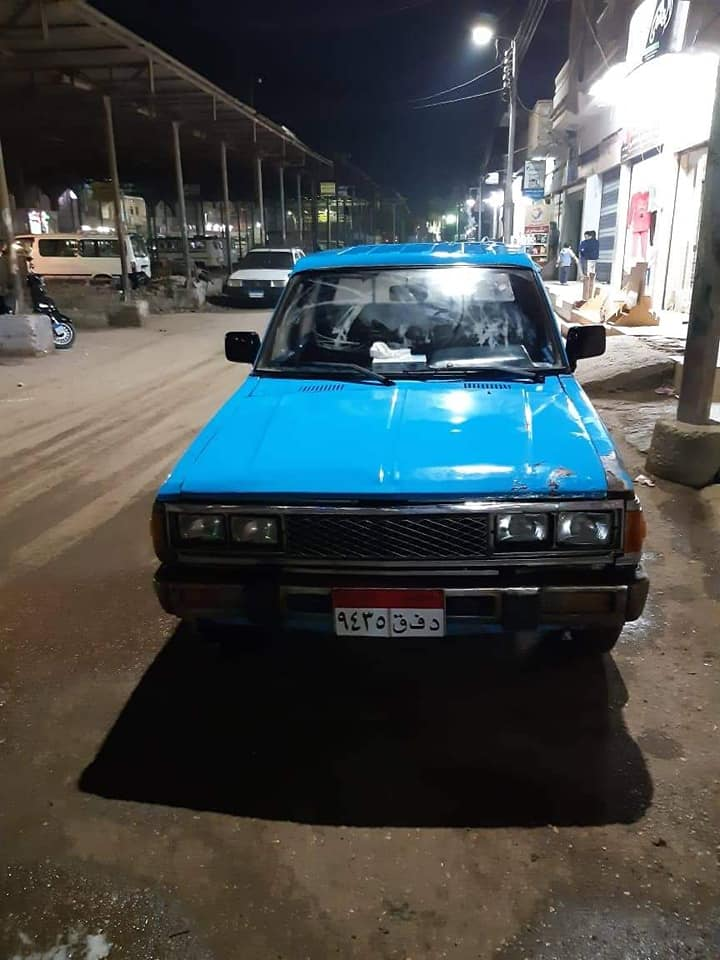
#> input picture data/Vehicles/0036.jpg, 720 x 960 px, given in place of 0001.jpg, which was not available
$ jupyter execute --allow-errors test_simple.ipynb
#> lines starting #> are read from the running program, lines starting #| are printed output that depends on the picture; after the words box and inside, x2 and y2 are one past the last pixel; in counts of white or black regions, pixels touching at a corner belong together; pictures that were not available may be replaced by others from this repository, and a replacement may not be noted
#> further down, image is the input picture: shape (960, 720, 3); mean B, G, R 79.7, 78.9, 72.9
#> `gray = cv2.cvtColor(image, cv2.COLOR_BGR2GRAY)`:
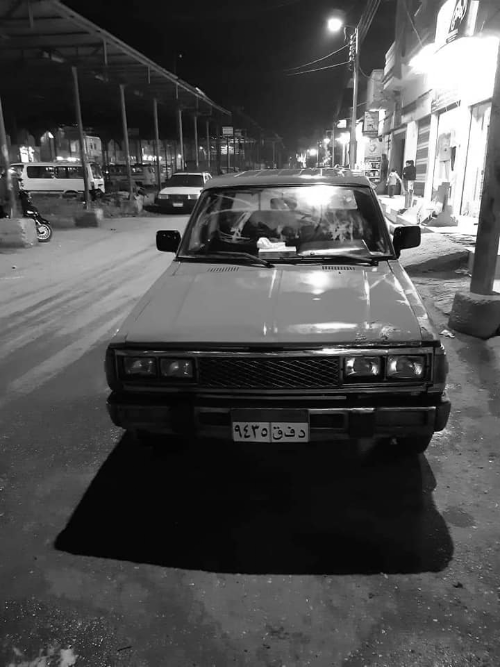
#> gray: shape (667, 500); min 0, max 255, mean 77.1
#> `edges = cv2.Canny(bilateral, 40, 200)`:
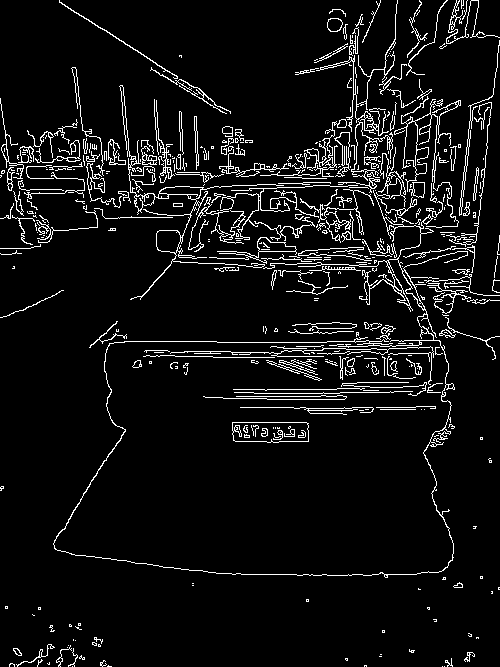
#> edges: shape (667, 500); 6.6% white in thin lines or dots
#> `edges = cv2.morphologyEx( edges, cv2.MORPH_CLOSE, cv2.getStructuringEl..`:
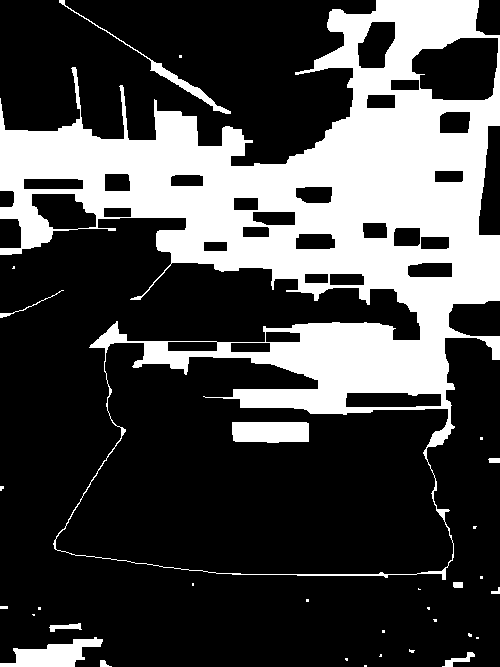
#> edges: shape (667, 500); 27.8% white; 32 white regions (20 under 20 px), largest, box (x1, y1, x2, y2) and area: (0, 0, 500, 580) 87804, (0, 637, 103, 667) 1614, (232, 422, 309, 443) 1541
#> `opened_image = cv2.morphologyEx(gray, cv2.MORPH_OPEN, disk_kernel)`:
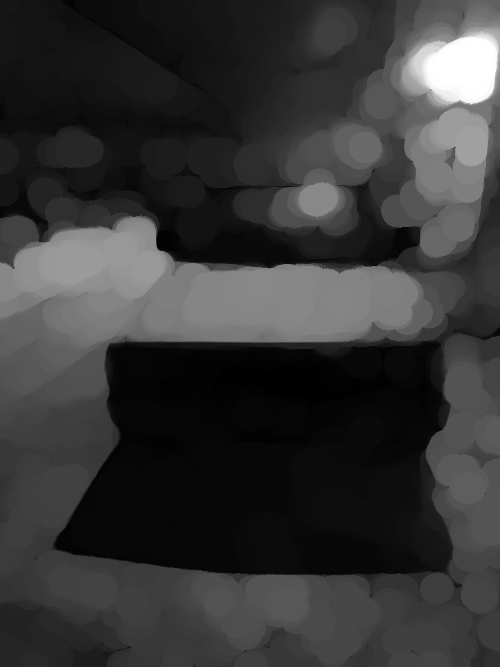
#> opened_image: shape (667, 500); min 0, max 255, mean 54.6
#> `subtracted_image = cv2.subtract(gray, opened_image)`:
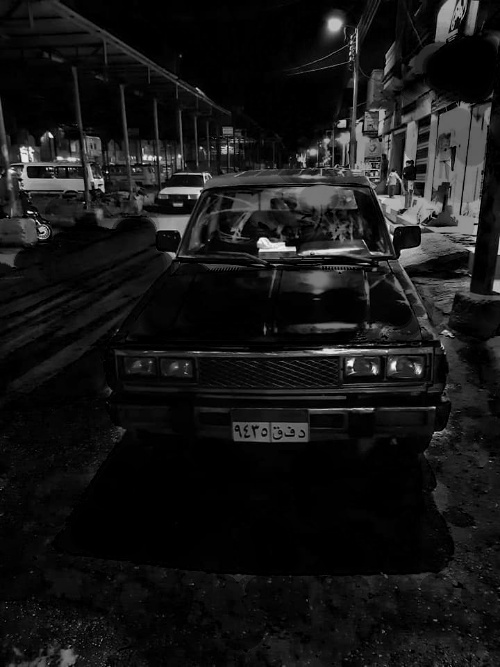
#> subtracted_image: shape (667, 500); min 0, max 246, mean 22.6
#> `blackhat = cv2.morphologyEx(gray, cv2.MORPH_BLACKHAT, rectKern)`:
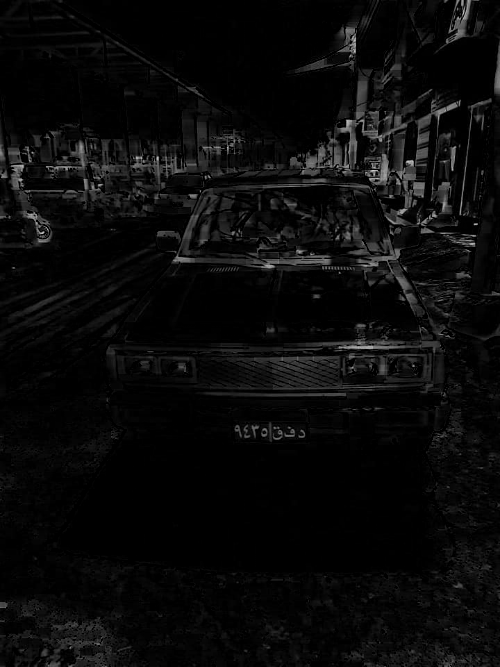
#> blackhat: shape (667, 500); min 0, max 206, mean 10
#> `light = cv2.threshold(light, 0, 255, cv2.THRESH_BINARY | cv2.THRESH_OT..`:
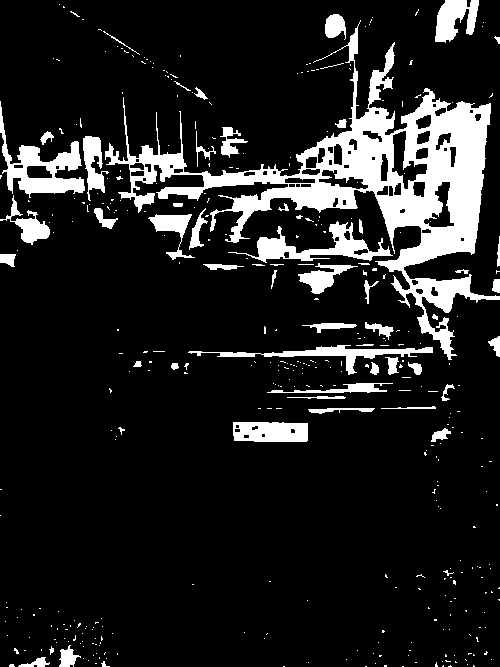
#> light: shape (667, 500); 12.9% white; 398 white regions (343 under 20 px)
#> `thresh = cv2.erode( thresh, cv2.getStructuringElement(cv2.MORPH_RECT, ..`:
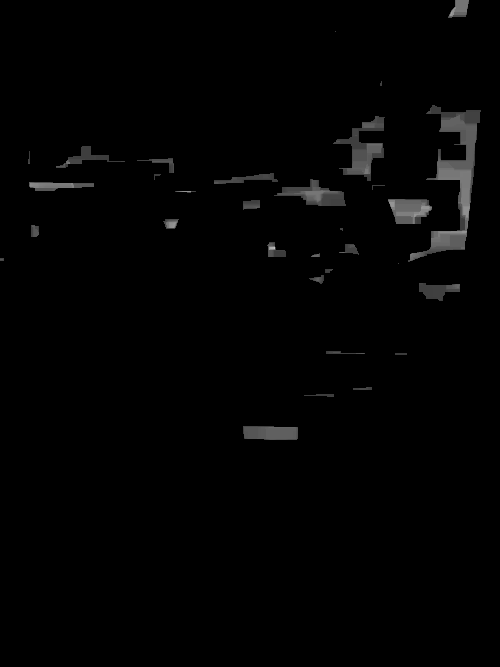
#> thresh: shape (667, 500); min 0, max 194, mean 2.7
#> `contours, _ = cv2.findContours(thresh, cv2.RETR_TREE, cv2.CHAIN_APPROX..`: contours = 30 contours, 2 with area under 20; largest, box (x1, y1, x2, y2) and area: (406, 103, 484, 264) 4550, (331, 114, 388, 192) 1984, (272, 177, 349, 208) 1295, (386, 197, 435, 226) 1110, (241, 424, 301, 442) 948
#> `contours = sorted( contours, key=cv2.contourArea, reverse=True, )[:20]`: contours = 20 contours; largest, box (x1, y1, x2, y2) and area: (406, 103, 484, 264) 4550, (331, 114, 388, 192) 1984, (272, 177, 349, 208) 1295, (386, 197, 435, 226) 1110, (241, 424, 301, 442) 948
#> the loop `for c in contours:` made 20 passes
#> after the loop `for c in contours:`:
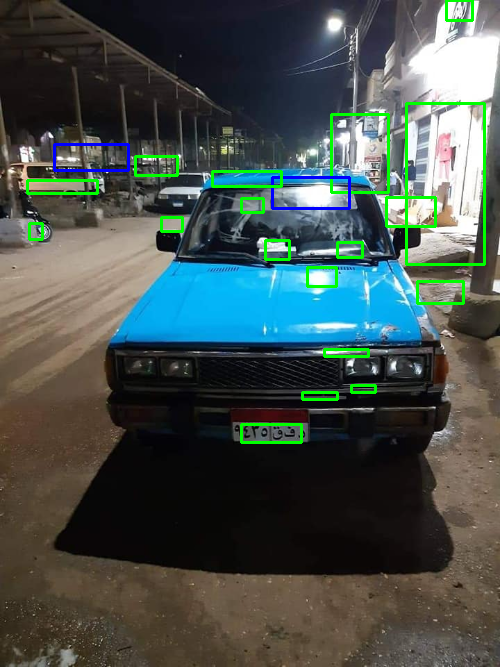
#> image: shape (667, 500, 3); mean B, G, R 77.3, 81.2, 70
#> `cv2.imwrite( "../../data/Testing_output/{:04d}[00].jpg".format(i), lic..`:
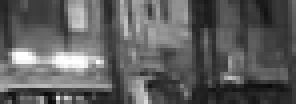
#> saved as 0001[00].jpg: shape (26, 74) (shown 4 times larger); min 10, max 255, mean 94
#> pass 2 of the loop `for i in range(1, 51):`:
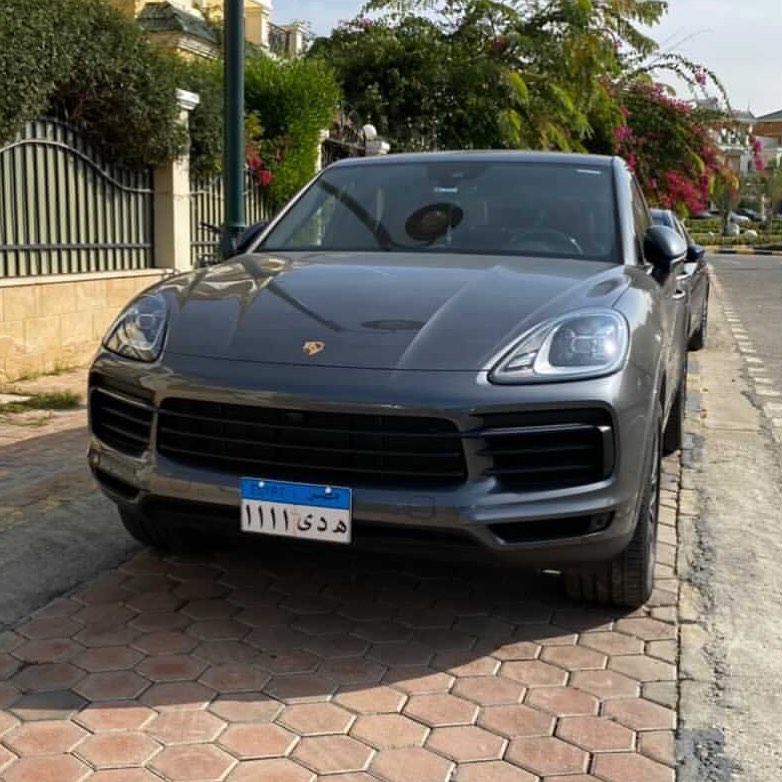
#> input picture data/Vehicles/0052.jpg, 782 x 782 px, given in place of 0002.jpg, which was not available
#> image is the input picture: shape (782, 782, 3); mean B, G, R 88.1, 97.4, 101
#> gray: shape (500, 500)
#> bilateral: shape (500, 500)
#> `edges = cv2.Canny(bilateral, 40, 200)`:
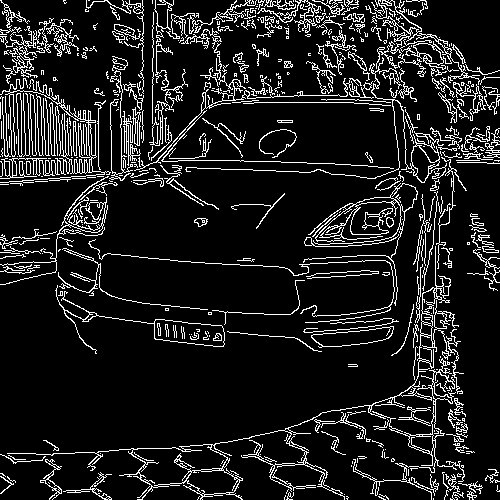
#> edges: shape (500, 500); 11.5% white in thin lines or dots
#> disk_kernel: shape (31, 31); values 0 (black) and 1 (white), 75.9% white; 4 black regions, box (x1, y1, x2, y2) and area: (0, 0, 15, 12) 58, (16, 0, 31, 12) 58, (0, 19, 15, 31) 58, (16, 19, 31, 31) 58
#> opened_image: shape (500, 500)
#> subtracted_image: shape (500, 500)
#> blackhat: shape (500, 500)
#> squareKern = [[1, 1, 1], [1, 1, 1], [1, 1, 1]]
#> `contours, _ = cv2.findContours(thresh, cv2.RETR_TREE, cv2.CHAIN_APPROX..`: contours = 32 contours; largest, box (x1, y1, x2, y2) and area: (163, 291, 471, 500) 19628, (0, 78, 117, 189) 6690, (404, 130, 500, 162) 1378, (313, 217, 393, 257) 1261, (387, 32, 456, 70) 1153
#> `contours = sorted( contours, key=cv2.contourArea, reverse=True, )[:20]`: contours = 20 contours; largest, box (x1, y1, x2, y2) and area: (163, 291, 471, 500) 19628, (0, 78, 117, 189) 6690, (404, 130, 500, 162) 1378, (313, 217, 393, 257) 1261, (387, 32, 456, 70) 1153
#> the loop `for c in contours:` made 20 passes
#> `cv2.imwrite( "../../data/Testing_output/{:04d}[00].jpg".format(i), lic..`:
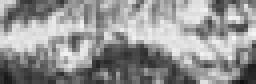
#> saved as 0002[00].jpg: shape (21, 64) (shown 4 times larger); min 16, max 246, mean 147.5
[cell 1]
import cv2
import matplotlib.pyplot as plt
from math import floor

minAR = 1.7
maxAR = 6.1
minArea = 300
maxArea = 29000

#> (the rest of this cell did not finish here and is left out)
